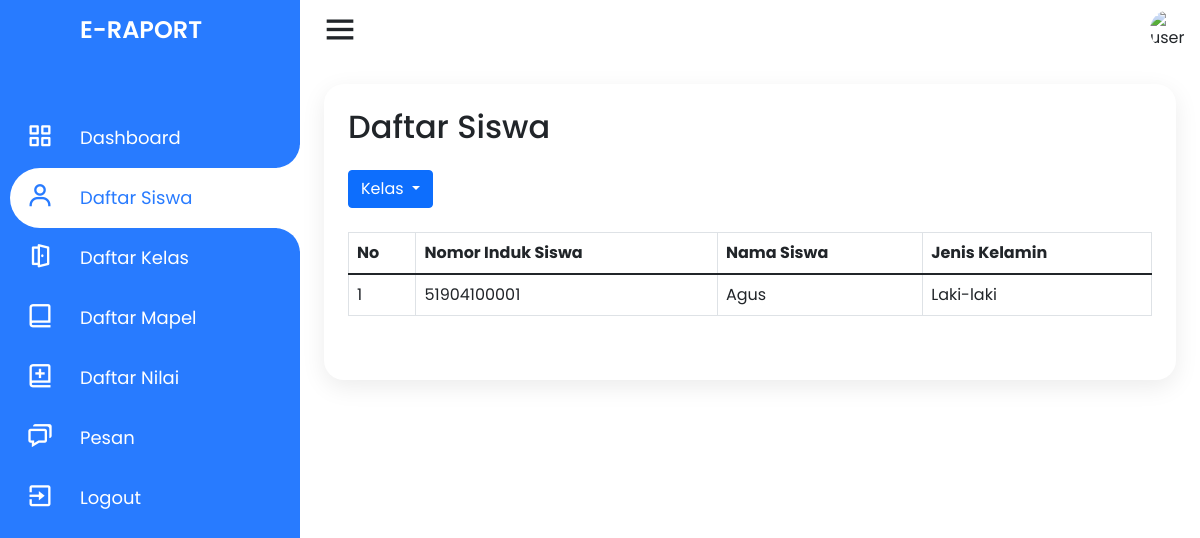
Screenshot of /guru/daftar-siswa.php (signed in) with the database file from the repository.
### tables this page shows
CREATE TABLE `siswa` (
  `nis` varchar(11) NOT NULL,
  `nama_siswa` varchar(50) NOT NULL,
  `jenis_kelamin` enum('Laki-laki','Perempuan') NOT NULL,
  `alamat` text NOT NULL,
  `email` varchar(50) NOT NULL,
  `no_telp` varchar(14) NOT NULL,
  `agama` enum('Islam','Kristen','Katolik','Hindu','Budha','Konghuchu') NOT NULL,
  `id_kelas` int(11) NOT NULL,
  `tanggal_lahir` date NOT NULL,
  `password` varchar(255) NOT NULL,
  PRIMARY KEY (`nis`),
  KEY `siswa_ibfk_1` (`id_kelas`),
  CONSTRAINT `siswa_ibfk_1` FOREIGN KEY (`id_kelas`) REFERENCES `kelas` (`id_kelas`) ON DELETE CASCADE ON UPDATE CASCADE
);

### guru/daftar-siswa.php (the view, shortened to what this page needs)
<?php
require_once dirname(__FILE__) . '/../connection.php';
if (!isset($_GET['p'])) {
    $page_no = 1;
} else {
    $page_no = $_GET['p'];
}
if (!isset($_GET['kls'])) {
    $kelas_id = 1;
} else {
    $kelas_id = $_GET['kls'];
}
$records_per_page = 30;
$offset = ($page_no - 1) * $records_per_page;
?>
<!DOCTYPE html>
<html lang="en" dir="ltr">
<head>
    <link rel="stylesheet" href="style.css">
    <link href='https://unpkg.com/boxicons@2.0.7/css/boxicons.min.css' rel='stylesheet'>
    <link href="https://cdn.jsdelivr.net/npm/bootstrap@5.1.3/dist/css/bootstrap.min.css" rel="stylesheet">
    <link rel="stylesheet" href="../assets/css/style.css">
</head>
<body>
    <div class="container">
        <div class="navigation">
            <ul>
                <li>
                    <a href="#">
                        <span class="icon"></span>
                        <h1 class="title">E-Raport</h1>
                    </a>
                </li>
                <li>
                    <a href="index">
                        <span class="icon"><i class='bx bx-grid-alt'></i></span>
                        <span class="title">Dashboard</span>
                    </a>
                </li>
                <li class="hovered">
                    <a href="daftar-siswa">
                        <span class="icon"><i class='bx bx-user'></i></span>
                        <span class="title">Daftar Siswa</span>
                    </a>
                </li>
                <li>
                    <a href="daftar-kelas">
                        <span class="icon"><i class='bx bx-door-open'></i></span>
                        <span class="title">Daftar Kelas</span>
                    </a>
                </li>
                <li>
                    <a href="daftar-mapel">
                        <span class="icon"><i class='bx bx-book-alt'></i></span>
                        <span class="title">Daftar Mapel</span>
                    </a>
                </li>
                <li>
                    <a href="daftar-nilai">
                        <span class="icon"><i class='bx bx-book-add'></i></span>
                        <span class="title">Daftar Nilai</span>
                    </a>
                </li>
                <li>
                    <a href="pesan">
                        <span class="icon"><i class='bx bx-chat'></i></span>
                        <span class="title">Pesan</span>
                    </a>
                </li>
                <li>
                    <a href="../logout">
                        <span class="icon"><i class='bx bx-exit'></i></span>
                        <span class="title">Logout</span>
                    </a>
                </li>
            </ul>
        </div>
    </div>
    <div class="main">
        <div class="topbar">
            <div class="toggle">
                <i class='bx bx-menu'></i>
            </div>
            <div class="user">
                <img src="https://blogger.googleusercontent.com/img/a/AVvXsEiXyPi_rGT6jD0HngbJm7ynV-rF3rbepixGAznBNXQteWfrkWk1VvidfrFLeLr3E1slcwmf0jQ3ktsRI1Ga6xMOftHsDC1fbi9Oid8jOz0YX22jl6_i38Y5xbRuLrmoQm2O371YilOhD77YN1xeyibg4_B0qHWhOv24q9DoKzQokmiuruFKmPYKvX1zeA" alt="user">
            </div>
        </div>
        <div class="konten">
            <h2 class="konten_title">
                Daftar Siswa
            </h2>
            <div class="konten_isi">
                <div class="konten_pengaturan">
                    <div class="dropdown">
                        <a class="btn btn-primary dropdown-toggle" href="#" role="button" id="dropdownMenuKelas" data-bs-toggle="dropdown" aria-expanded="false">
                            Kelas
                        </a>
                    </div>
                </div>
                <div class="konten_table table-responsive">
                    <table class="table table-bordered">
                        <thead>
                            <tr>
                                <th>No</th>
                                <th>Nomor Induk Siswa</th>
                                <th>Nama Siswa</th>
                                <th>Jenis Kelamin</th>
                            </tr>
                        </thead>
                        <tbody>
                            <?php
                            $result_siswa = $conn->query("SELECT * FROM siswa WHERE id_kelas = $kelas_id LIMIT $records_per_page OFFSET $offset");
                            $no = 1;
                            if ($result_siswa && $result_siswa->num_rows > 0) {
                                while ($row = $result_siswa->fetch_assoc()) {
                            ?>
                                    <tr>
                                        <td><?php echo $no ?></td>
                                        <td><?php echo $row['nis'] ?></td>
                                        <td><?php echo $row['nama_siswa'] ?></td>
                                        <td><?php echo $row['jenis_kelamin'] ?></td>
                                    </tr>
                            <?php
                                    $no++;
                                }
                            }
                            ?>
                        </tbody>
                    </table>
                </div>
            </div>
        </div>
</body>
</html>

### assets/css/style.css (style rules this page uses)
* { margin: 0; padding: 0; box-sizing: border-box; font-family: 'Poppins', sans-serif; }
dl, ol, ul { padding: 0; margin: 0; }
:root { --blue: #287bff; --white: #fff; --grey: #f5f5f5; --black1: #222; --black2: #999; --pad-sm: 8px; --pad-md: 16px; --pad-lg: 24px; --pad-xl: 32px; --pad-xxl: 64px; }
body { min-height: 100vh; overflow-x: hidden; }
.container { position: relative; width: 100%; max-width: none; }
.navigation { left: 0; position: fixed; width: 300px; height: 100%; background: var(--blue); border-left: 10px solid var(--blue); transition: .5s; overflow: hidden; padding: 0; margin: 0; }
.navigation ul { position: absolute; top: 0; left: 0; width: 100%; }
.navigation ul li { position: relative; width: 100%; list-style: none; border-top-left-radius: 30px; border-bottom-left-radius: 30px; }
.navigation ul li:hover, .navigation ul li.hovered { background: var(--white); }
.navigation ul li:nth-child(1) { margin-bottom: 40px; pointer-events: none; }
.navigation ul li a { position: relative; display: block; width: 100%; display: flex; text-decoration: none; color: var(--white); }
.navigation ul li:hover a, .navigation ul li.hovered a { color: var(--blue); }
.navigation ul li a .icon { position: relative; display: block; min-width: 60px; height: 60px; line-height: 70px; text-align: center; }
.navigation ul li a .icon .bx { font-size: 1.75em; }
.navigation ul li a .title { position: relative; display: block; padding: 0 10px; height: 60px; line-height: 60px; text-align: start; white-space: nowrap; font-size: 18px; }
.navigation ul li h1 { text-transform: uppercase; font-weight: 600; font-size: 24px !important; }
.navigation ul li:hover a::before, .navigation ul li.hovered a::before { content: ''; position: absolute; right: 0; top: -50px; width: 50px; height: 50px; border-radius: 50%; box-shadow: 35px 35px 0 10px var(--white); pointer-events: none; }
.navigation ul li:hover a::after, .navigation ul li.hovered a::after { content: ''; position: absolute; right: 0; bottom: -50px; width: 50px; height: 50px; border-radius: 50%; box-shadow: 35px -35px 0 10px var(--white); pointer-events: none; }
.main { position: absolute; width: calc(100% - 300px); left: 300px; min-height: 100vh; background: var(--white); transition: .5s; }
.topbar { width: 100%; height: 60px; display: flex; justify-content: space-between; align-items: center; padding: 0 10px; }
.toggle { position: relative; width: 60px; height: 60px; display: flex; justify-content: center; align-items: center; font-size: 2.5em; cursor: pointer; }
.user { position: relative; width: 40px; height: 40px; border-radius: 50%; overflow: hidden; cursor: pointer; }
.user img { position: absolute; top: 0; left: 0; width: 100%; height: auto; object-fit: cover; }
.konten { display: block; padding: var(--pad-lg); margin: var(--pad-lg); position: relative; background: var(--white); border-radius: 20px; box-shadow: 0 7px 25px rgba(0, 0, 0, 0.08); border: none; overflow: hidden; }
.konten .konten_isi { overflow: hidden; }
.konten .konten_title, .konten .konten_isi .konten_pengaturan, .konten .konten_isi .konten_table, .konten .konten_isi .konten_nav { margin-bottom: var(--pad-lg); }
.konten .konten_isi .konten_pengaturan { display: flex; flex-wrap: wrap; align-items: center; }
.konten .konten_isi .dropdown, .konten .konten_isi .konten_table table .aksi a { margin-right: var(--pad-sm); }

### rows the page displays
siswa: nis "51904100001", nama_siswa "Agus", jenis_kelamin "Laki-laki"
